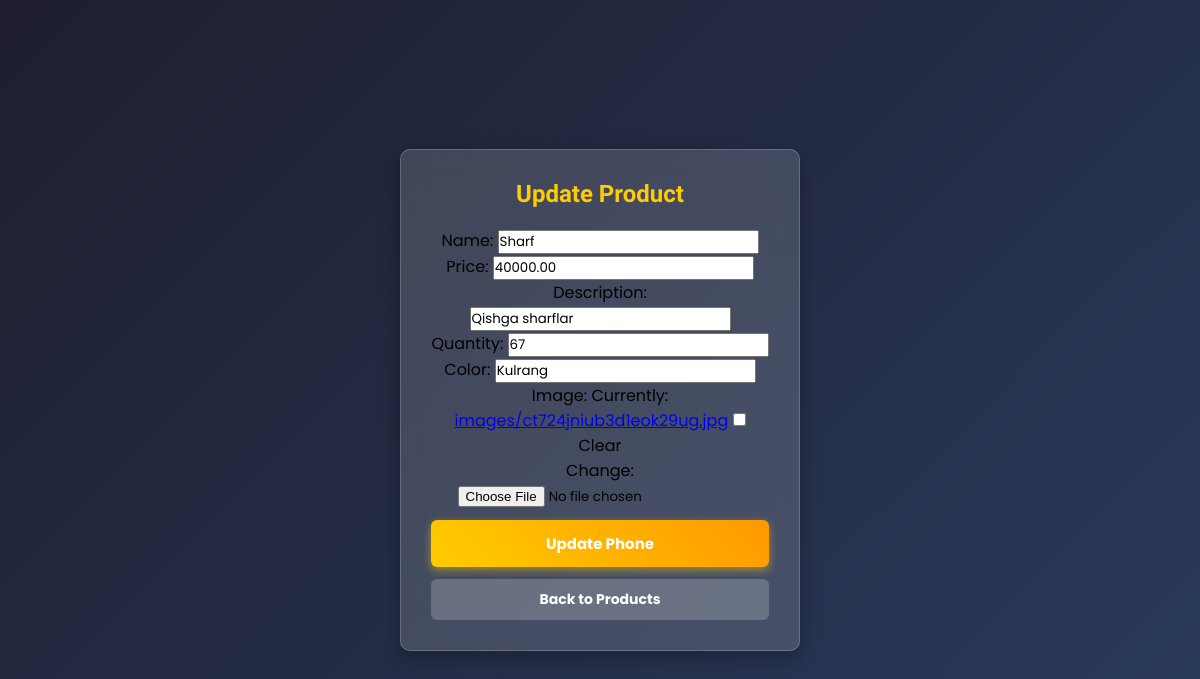
Page /product/6/update/ on the committed database.
### home/models.py (models this page shows, shortened)
class Product(models.Model):
    name = models.CharField(max_length=100)
    price = models.DecimalField(max_digits=10, decimal_places=2)
    color = models.CharField(max_length=50)
    quantity = models.PositiveIntegerField()
    description = models.CharField(max_length=150)
    image = models.ImageField(upload_to='images/', default='defaults/default.jpg' ,null= True, blank=True)
    created_at = models.DateTimeField(auto_now_add=True)
    updated_at = models.DateTimeField(auto_now=True)
    class Meta:
        ordering = ['-created_at', '-updated_at']
        verbose_name_plural = 'Products'
        verbose_name = 'Product'

### home/views.py (the view, shortened to what this page needs)
# urls.py: path('product/<int:pk>/update/', ProductUpdateView.as_view(), name='update'),
class ProductUpdateView(View):
    def get(self, request, pk):
        product = get_object_or_404(Product, id=pk)
        form = ProductForm(instance=product)
        context = {'form': form, 'product': product}
        return render(request, 'home/product_update.html', context)

### home/forms.py
class ProductForm(forms.ModelForm):
    class Meta:
        model = Product
        fields = ('name', 'price', 'description', 'quantity', 'color', 'image')

### templates/home/product_update.html (shortened to what this page needs)
<!DOCTYPE html>
<html lang="en">
<head>
</head>
<body>
    <div class="container">
        <h2>Update Product</h2>
        <form method="post" enctype="multipart/form-data">
            {{ form.as_p }}
            <button type="submit">Update Phone</button>
        </form>
        <a href="{% url 'detail' product.pk %}" class="back-btn">Back to Products</a>
    </div>
</body>
</html>

### templates/home/product_update.html (style rules this page uses)
* { margin: 0; padding: 0; box-sizing: border-box; font-family: 'Poppins', sans-serif; }
body { background: linear-gradient(135deg, #1e1e2f, #2a3b5c); display: flex; justify-content: center; align-items: center; height: 100vh; padding: 20px; }
.container { background: rgba(255, 255, 255, 0.15); padding: 30px; border-radius: 10px; box-shadow: 0px 6px 20px rgba(0, 0, 0, 0.3); width: 100%; max-width: 400px; text-align: center; backdrop-filter: blur(12px); border: 1px solid rgba(255, 255, 255, 0.2); animation: fadeIn 0.7s ease-in-out; }
h2 { color: #ffcc00; margin-bottom: 20px; font-weight: 600; font-family: 'Orbitron', sans-serif; }
button { width: 100%; padding: 12px; background: linear-gradient(45deg, #ffcc00, #ff9900); color: white; border: none; border-radius: 6px; font-size: 15px; font-weight: bold; cursor: pointer; margin-top: 12px; transition: 0.3s; box-shadow: 0px 3px 8px rgba(255, 204, 0, 0.5); }
.back-btn { display: block; width: 100%; padding: 10px; background: rgba(255, 255, 255, 0.2); color: white; border-radius: 6px; font-size: 14px; cursor: pointer; margin-top: 12px; text-align: center; text-decoration: none; transition: 0.3s; font-weight: bold; }

### rows in the picture
Product: name "Sharf", price "40000.00", description "Qishga sharflar", quantity "67", color "Kulrang"
